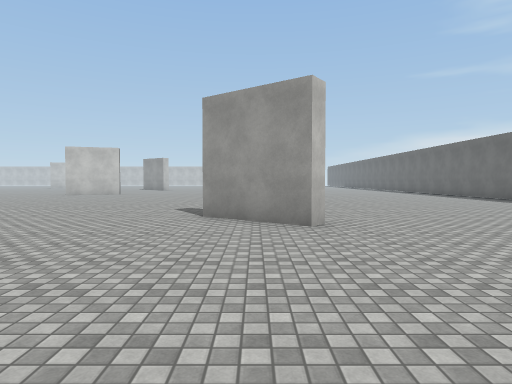
view 1 (above)

24 first-person views from a walk through a scene from a Unity 3-D project. The camera is 1.5 m above the floor, tilts 2° down and sees 75° across. The floor is counted in squares, 2 m on a side. Each view is taken from the middle of a square. On the plan, view 1 faces up. The plan holds only what a view shows up to about 11 squares ahead; the rest is blank. The place goes on beyond the plan. The player character is not drawn. Some animated figures are left out. Surface patterns are stand-ins for the level's own textures.

view 2
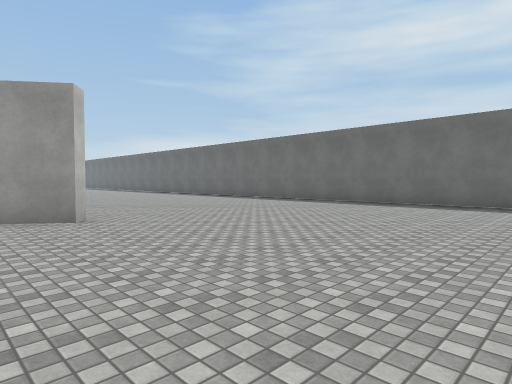

view 3
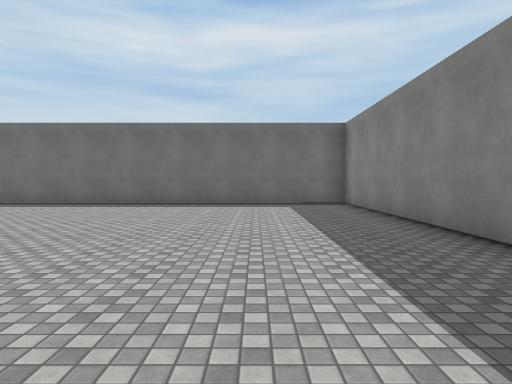

view 4
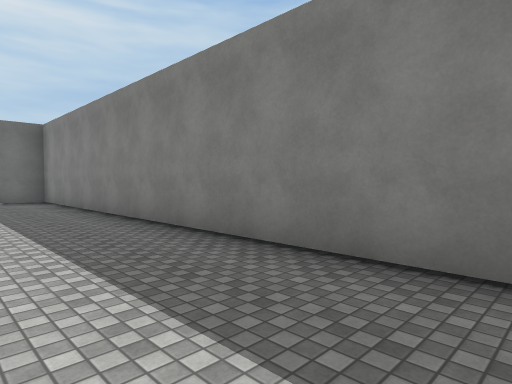

view 5
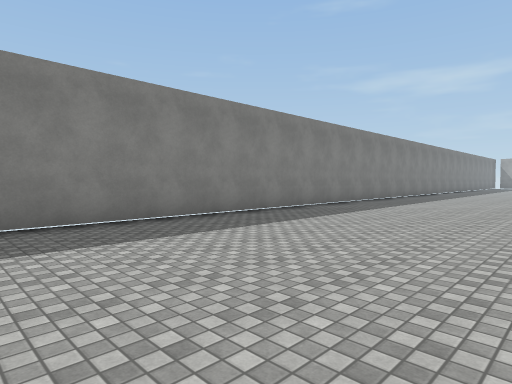

view 6
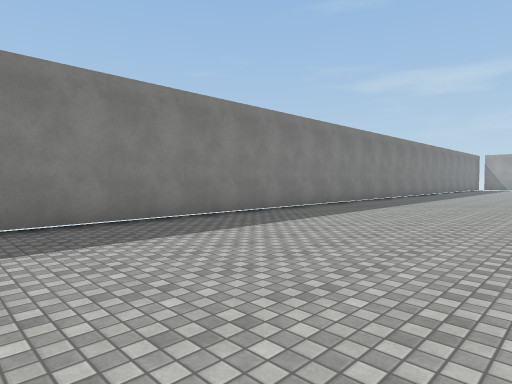

view 7
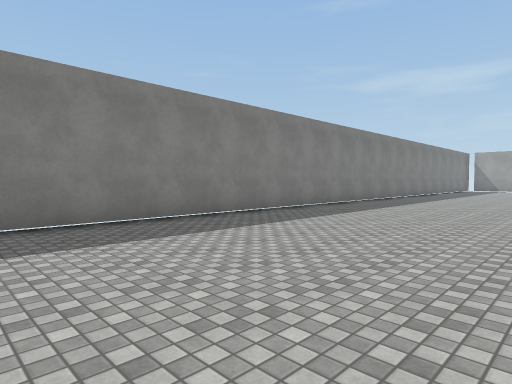

view 8
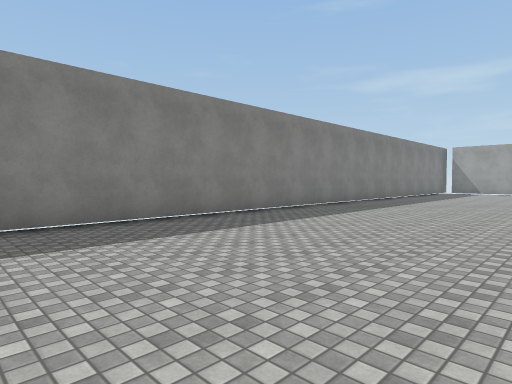

view 9
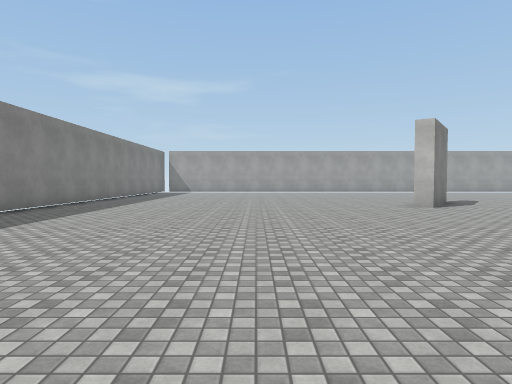

view 10
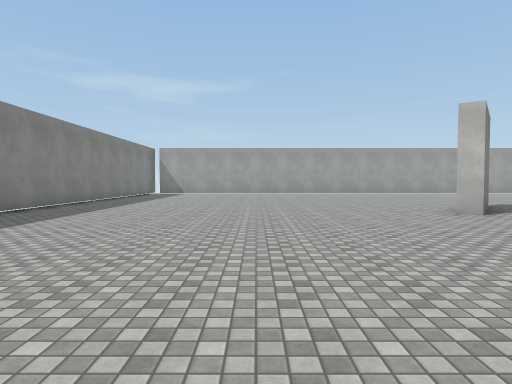

view 11
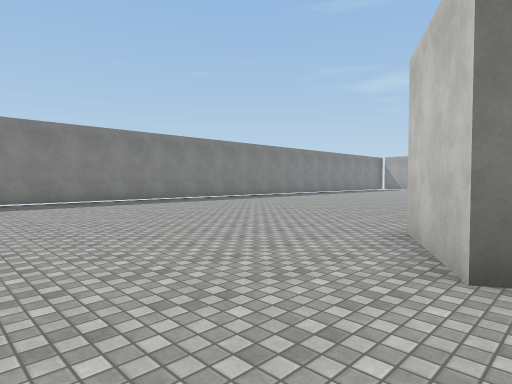

view 12
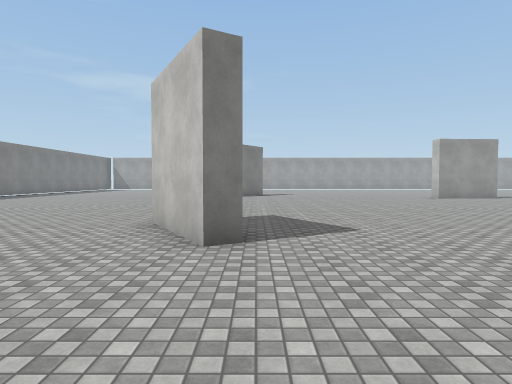

view 13
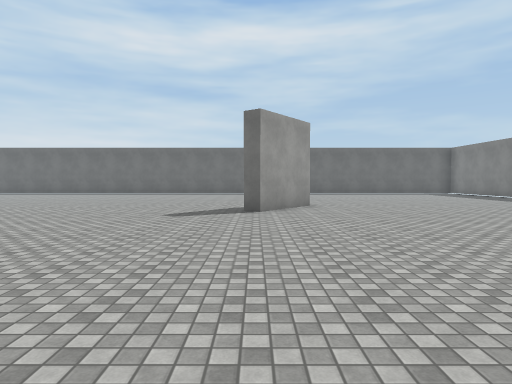

view 14
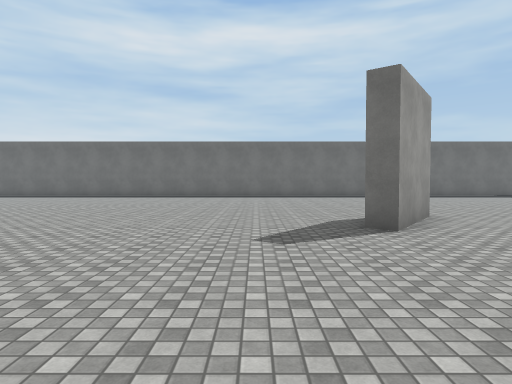

view 15
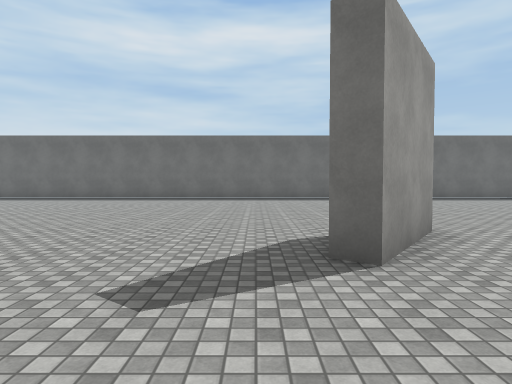

view 16
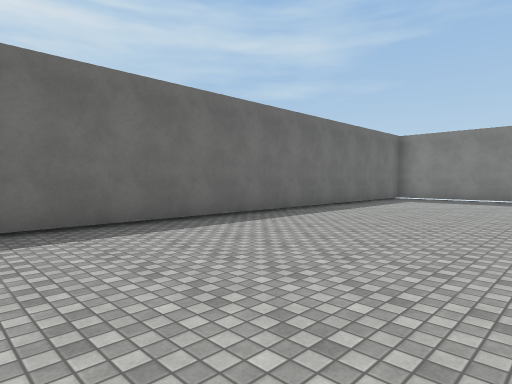

view 17
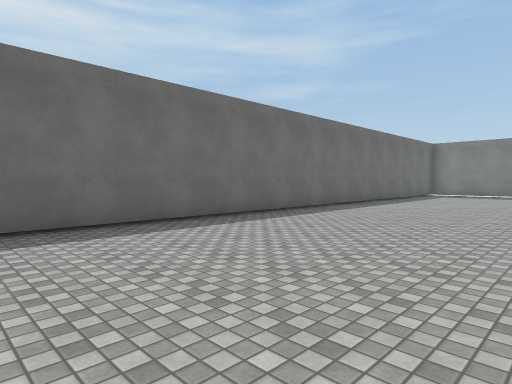

view 18
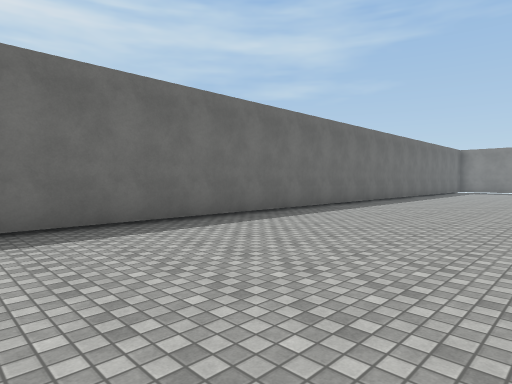

view 19
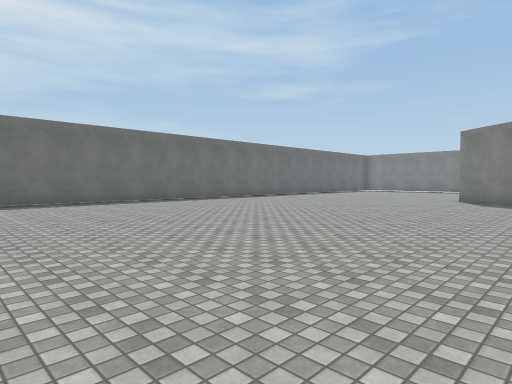

view 20
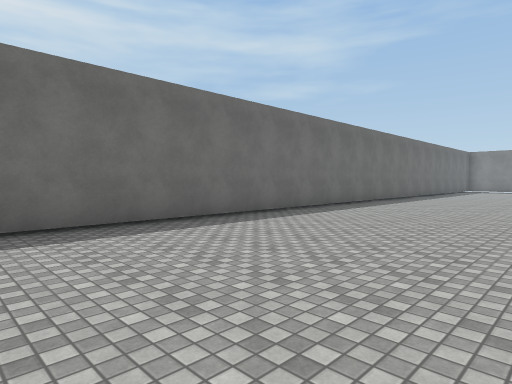

view 21
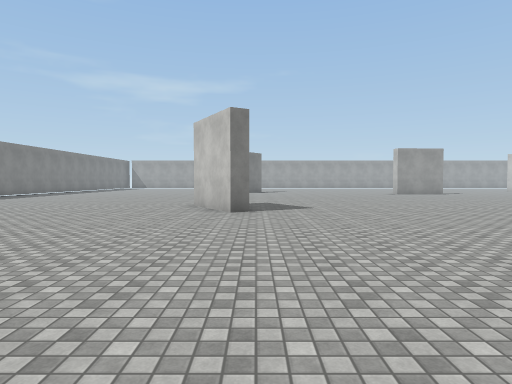

view 22
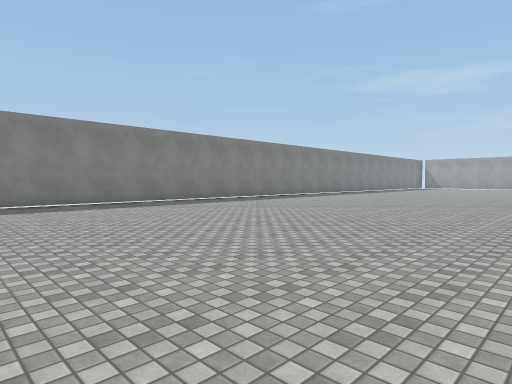

view 23
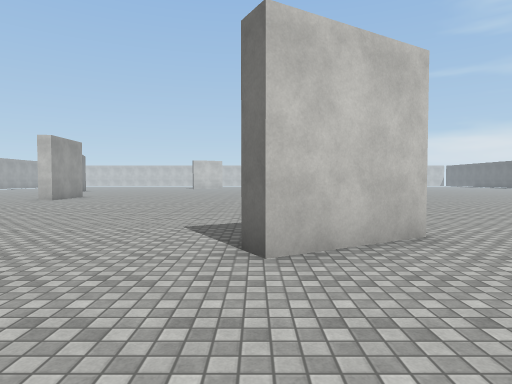

view 24
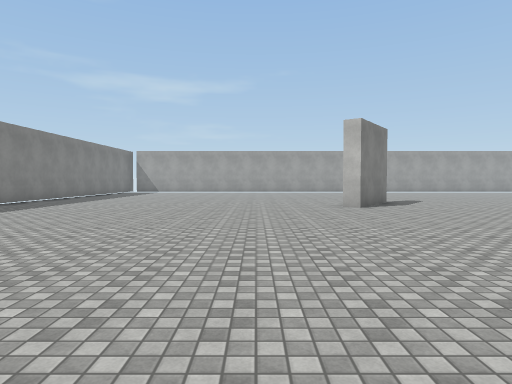

### Floor plan
Points are (right, up) in squares from view 1. A wall is a line through its corners. A room is listed if a view was taken in it or the views show most of it. See-through windows are left out.
Room 1 (views 1, 2, 3, 4, 5, 6, 7, 8, 9, 10, 11, 12, 13, 14, 15, 16, 17, 18, 19, 20, 21, 22, 23, 24)
walls: (-12, 7.9) (-11.7, 7.4) (-13.9, 6.2) (-14.2, 6.7); (-0.5, 7.1) (0.8, 6.1); (1.2, 5.8) (0.9, 5.4) (-1.1, 6.9) (-0.8, 7.3); (-25, 8.3) (-23.1, 6.9) (-23.4, 6.4); (-27, -3.8) (9.5, -3.8) (9.5, 20.4)

Where each view was taken, in squares from view 1:
view 1: 0 up, 0 right, facing up
view 2: 1 down, 1 left, facing up-right
view 3: 1 down, 1 left, facing right
view 4: 1 down, 3 left, facing down-right
view 5: 2 up, 0 right, facing down-left
view 6: 2 up, 6 left, facing down-left
view 7: 2 up, 9 left, facing down-left
view 8: 2 up, 14 left, facing down-left
view 9: 2 up, 14 left, facing left
view 10: 2 up, 16 left, facing left
view 11: 8 up, 9 left, facing down-left
view 12: 8 up, 8 left, facing left
view 13: 7 up, 9 left, facing right
view 14: 9 up, 6 left, facing right
view 15: 8 up, 4 left, facing right
view 16: 10 up, 4 right, facing down-right
view 17: 14 up, 4 right, facing down-right
view 18: 19 up, 4 right, facing down-right
view 19: 19 up, 2 left, facing down-right
view 20: 21 up, 4 right, facing down-right
view 21: 8 up, 4 left, facing left
view 22: 7 up, 3 left, facing down-left
view 23: 3 up, 14 left, facing up
view 24: 4 up, 14 left, facing left
